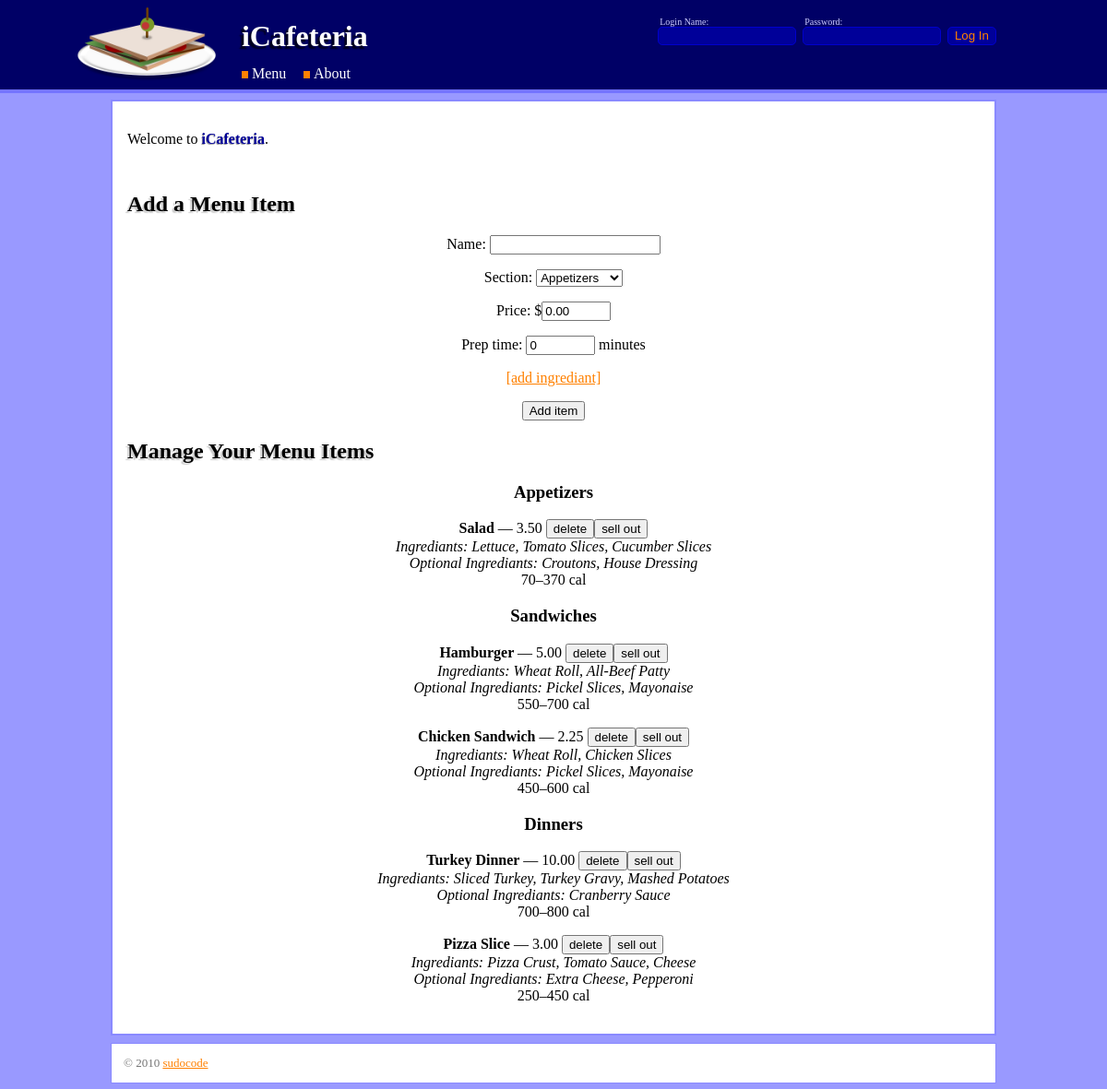
The app's page /manage/item.php with its own data.
### tables this page shows
CREATE TABLE IF NOT EXISTS items (
    item_id INT AUTO_INCREMENT,
    item_name VARCHAR(20) NOT NULL,
    cost FLOAT NOT NULL,
    sold_out BOOLEAN NOT NULL DEFAULT FALSE,
    prep_time INT NOT NULL,
    item_type_id INT NOT NULL,
    PRIMARY KEY (item_id),
    FOREIGN KEY (item_type_id) REFERENCES item_types(item_type_id)
);

CREATE TABLE IF NOT EXISTS item_types (
    item_type_id INT AUTO_INCREMENT,
    item_type_name VARCHAR(20) NOT NULL,
    PRIMARY KEY (item_type_id)
);

CREATE TABLE IF NOT EXISTS ingreds (
    ingred_id INT AUTO_INCREMENT,
    description VARCHAR(20) NOT NULL,
    calories INT NOT NULL,
    PRIMARY KEY (ingred_id)
);

### htdocs/manage/item.php (the view, shortened to what this page needs)
<?php include('../../include/header.php'); ?>
<div id="welcome">
    <p>Welcome to <span class="special">iCafeteria</span>.</p>
</div>
<h2>Add a Menu Item</h2>
<div style="text-align: center;">
    <form action="/manage/item.php" method="POST">
        <p>Name: <input type="text" name="item_name" value=""></p>
        <p>Section: <select name="item_type_id">
<?php
$type_result = mysql_query("SELECT * from item_types", $db)
    or die ('Select failed'.mysql_error());
while (($type_row = mysql_fetch_assoc($type_result)) != FALSE) {
    echo "<option value=\"$type_row[item_type_id]\">$type_row[item_type_name]</option>";
}
?>
        </select></p>
        <p>Price: $<input style="width: 5em" type="text" name="item_cost" value="0.00"></p>
        <p>Prep time: <input style="width: 5em" type="text" name="prep_time" value="0"> minutes</p>
        <div id="ingreds-box">
            <a id="ingreds-add" href="#">[add ingrediant]</a>
        </div>
        <p><input type="submit" value="Add item"></p>
    </form>
</div>
<h2>Manage Your Menu Items</h2>
<ul class="menu">
<?php
$results = mysql_query(<<<SQL
SELECT items.*,
       item_type_name,
       req_ingreds.calories AS min_calories,
       all_ingreds.calories AS max_calories
  FROM       items
        JOIN item_types
       USING (item_type_id)
        LEFT
        JOIN (   SELECT items.item_id AS item_id, SUM(ingreds.calories) AS calories
                   FROM       items
                         JOIN items_ingreds
                        USING (item_id)
                         JOIN ingreds
                        USING (ingred_id)
                  WHERE NOT items_ingreds.optional
               GROUP BY items.item_id
             ) AS req_ingreds
       USING (item_id)
        LEFT
        JOIN (   SELECT items.item_id AS item_id, SUM(ingreds.calories) AS calories
                   FROM       items
                         JOIN items_ingreds
                        USING (item_id)
                         JOIN ingreds
                        USING (ingred_id)
               GROUP BY items.item_id
             ) AS all_ingreds
       USING (item_id)
 ORDER
    BY item_type_id
SQL
    , $db)
    or die('Select failed: ' . mysql_error());
$prev_item_type_id = 0;
while (($row = mysql_fetch_assoc($results)) !== FALSE) {
    $cost = money_format('$%n', $row['cost']);
    if ($row['item_type_id'] != $prev_item_type_id) {
        echo "<li><h3>$row[item_type_name]</h3></li>";
        $prev_item_type_id = $row['item_type_id'];
    }
    echo '<li>';
    echo '<form action="/manage/item.php" method="POST">';
    echo "<div class=\"title\">$row[item_name] <span class=\"cost\">&mdash; $cost ";
    echo "<button type=\"submit\" name=\"action\" value=\"delete\">delete</button>";
    if ($row['sold_out']) {
        echo "<button type=\"submit\" name=\"action\" value=\"restock\">restock</button>";
    }
    else {
        echo "<button type=\"submit\" name=\"action\" value=\"sellout\">sell out</button>";
    }
    echo "</span></div></form>";
    echo '<div class="ingrediants">';
    $ingred_result = mysql_query("SELECT description FROM items_ingreds join ingreds using (ingred_id) WHERE items_ingreds.item_id = $row[item_id] AND items_ingreds.optional = FALSE", $db)
        or die ('Select failed'.mysql_error());
    $first = true;
    while (($ingred_row = mysql_fetch_assoc($ingred_result)) != FALSE) {
        echo ($first ? 'Ingrediants: ' : ', ') . $ingred_row['description'];
        $first = false;
    }
    echo '</div>';
    echo '<div class="ingrediants">';
    $ingred_opt_result = mysql_query("SELECT description FROM items_ingreds join ingreds using (ingred_id) WHERE items_ingreds.item_id = $row[item_id] AND items_ingreds.optional = TRUE", $db)
        or die ('Select failed'.mysql_error());
    $first = true;
    while (($ingred_opt_row = mysql_fetch_assoc($ingred_opt_result)) != FALSE) {
        echo ($first ? 'Optional Ingrediants: ' : ', ') . $ingred_opt_row['description'];
        $first = false;
    }
    echo '</div>';
    $calories = "$row[min_calories]&ndash;$row[max_calories]";
    echo "<div class=\"calories\">$calories cal</div>";
    echo '</li>';
}
?>
</ul>
<?php include('../../include/footer.php'); ?>

### htdocs/assets/style/layout.css (style rules this page uses)
body { margin: 0; }
h3 { margin-bottom: 1em; }
#content > h2:first-of-type { margin-top: 0 !important; }
#content #welcome { margin-bottom: 3em; }
.menu { list-style: none; margin: 0; padding: 0; text-align: center; }
.menu li { margin: 0 0 1em 0; padding: 0; }

### htdocs/assets/style/theme.css (style rules this page uses)
a { color: #FF8000; text-decoration: underline; }
h1, h2, h3 { font-family: Georgia, Times, "Times New Roman", serif; }
h2 { text-shadow: rgba(0, 0, 0, 0.2) -0.2ex 0.2ex 0.1ex; }
html { background: #9999FF; }
.menu .title { font-weight: bold; }
.menu .title .cost, .menu .title .add-to-cart { font-weight: normal; }
.menu .ingrediants { font-style: italic; }
.special { color: #000099; font-weight: bold; text-shadow: rgba(0, 0, 0, 0.4) -0.1ex 0.1ex 0.1ex; }

### records on screen
items: item_type.item_type_name "Appetizers", item_name "Salad", cost "3.50", sold_out "sell out", calories "70–370"
ingreds: shows "Ingrediants:", description "Lettuce"
ingreds: description "Tomato Slices"
ingreds: description "Cucumber Slices"
ingreds: shows "Optional Ingrediants:", description "Croutons"
ingreds: description "House Dressing"
items: item_type.item_type_name "Sandwiches", item_name "Hamburger", cost "5.00", sold_out "sell out", calories "550–700"
ingreds: shows "Ingrediants:", description "Wheat Roll"
ingreds: description "All-Beef Patty"
ingreds: shows "Optional Ingrediants:", description "Pickel Slices"
ingreds: description "Mayonaise"
items: item_name "Chicken Sandwich", cost "2.25", sold_out "sell out", calories "450–600"
ingreds: description "Chicken Slices"
items: item_type.item_type_name "Dinners", item_name "Turkey Dinner", cost "10.00", sold_out "sell out", calories "700–800"
ingreds: shows "Ingrediants:", description "Sliced Turkey"
ingreds: description "Turkey Gravy"
ingreds: description "Mashed Potatoes"
ingreds: shows "Optional Ingrediants:", description "Cranberry Sauce"
items: item_name "Pizza Slice", cost "3.00", sold_out "sell out", calories "250–450"
ingreds: shows "Ingrediants:", description "Pizza Crust"
ingreds: description "Tomato Sauce"
ingreds: description "Cheese"
ingreds: shows "Optional Ingrediants:", description "Extra Cheese"
ingreds: description "Pepperoni"

### other values on screen
form field item_type_id "Appetizers"
